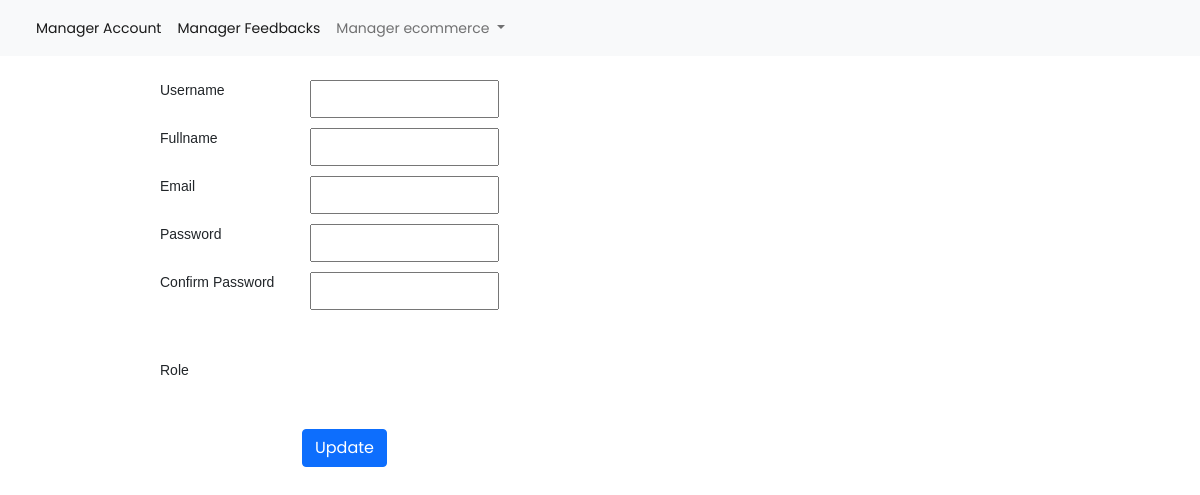
/admin/accounts/edit.php, run on an earlier commit of the app's database.
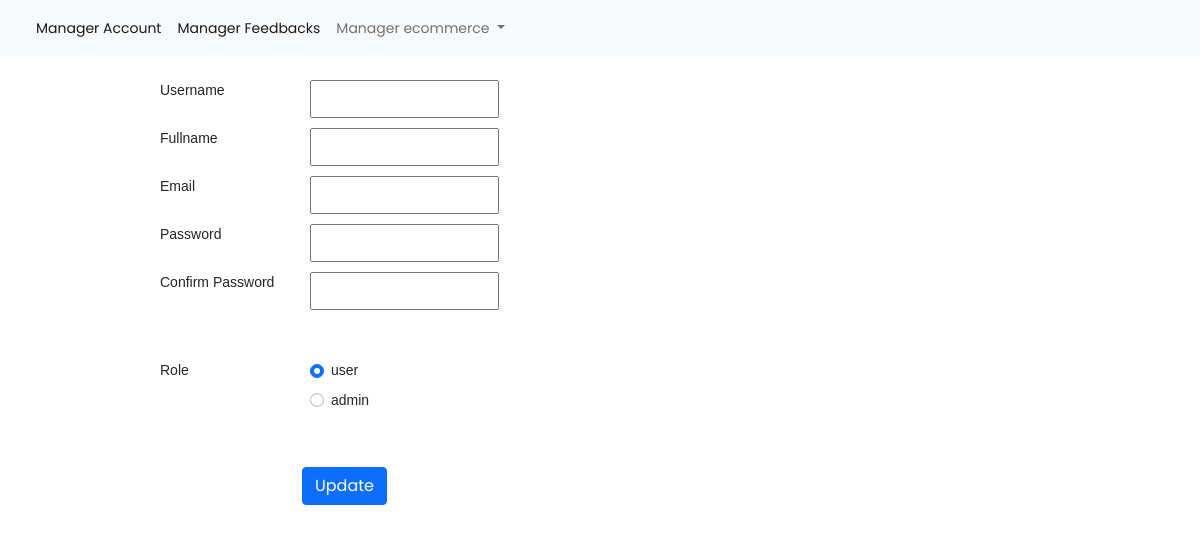
And on a later commit of the database.
### tables this page shows
CREATE TABLE `roles` (
  `id` int(11) NOT NULL,
  `name` varchar(30) NOT NULL
);

### app/models/Template.php (called while the page is built, shortened)
<?php
class Template
{
    public function render($view, $data)
    {
        extract($data);
        include BASE_URL . 'app/views/blocks/' . $view . '.php';
        return ob_get_clean();
    }
}

### admin/accounts/edit.php (called while the page is built, shortened)
<?php
require_once "../../config/database.php";
$template = new Template();
$userModels = new User();
$user = $userModels->getUserById($id);
$roles = $userModels->getAllRoles();
$data = [
  'title' => 'Update account',
  'slot' => $template->render('edit_account', ['roles'=> $roles,'user'=>$user]),
];

### app/models/User.php (called while the page is built, shortened)
<?php
class User extends Database
{
    public function getUserById($id)
    {
        $sql = parent::$connection->prepare("select * from users where id=?");
        $sql->bind_param("i", $id);
        return parent::select($sql)[0];
    }
    public function getAllRoles(){
        $sql = parent::$connection->prepare("select * from roles");
        return parent::select($sql);
    }
}

### app/models/Database.php (called while the page is built, shortened)
<?php
class Database
{
    public static function select($stmt)
    {
        if ($stmt) {
            $stmt->execute();
            return $stmt->get_result()->fetch_all(MYSQLI_ASSOC);
        }
    }
}

### app/views/blocks/edit_account.php (the view, shortened to what this page needs)
<div class="container mt-4" style="display: flex; justify-content: center;">
	<div class="main-content">
		<form id="product-form" method="POST" action="update.php">
			<div class="wrap-field">
				<label>Username</label> <input class="username" type="text" name="username" value="<?= $user['username']?>"  required/>
			</div>
			<div class="wrap-field">
				<label>Fullname</label> <input type="text" name="fullname" value="<?= $user['fullname']?>" required/>
			</div>
			<div class="wrap-field">
				<label>Email</label>
				<input type="email" name="email" class="email" value="<?= $user['email']?>" required/>
			</div>
			<div class="wrap-field">
				<label>Password</label> <input value="<?= $user['password']?>" class="input-password" type="text" name="password" />
			</div>
			<div class="wrap-field">
				<label>Confirm Password</label> <input value="<?= $user['password']?>" class="input-cfpassword" type="text" />
			</div>
			<div class="wrap-field mt-4">
				<label>Role </label>
				<div class="d-flex flex-column box-role">
					<?php foreach($roles as $role): ?>
					<div class="form-check">
						<input class="form-check-input" type="radio" name="role_id" id="flexRadioDefault1" value="<?php echo $role['id'] ?>" <?php echo ($role['id'] == $user['role_id']) ? "checked" : ""?> required>
						<label class="form-check-label" for=""><?php echo $role['name'] ?>
						</label>
					</div>
					<?php endforeach ?>
				</div>
			</div>
			<button class="btn btn-primary my-5 btnAdd" style="margin-left: 142px;">Update</button>
		</form>
	</div>
</div>

What changed in the data, as far as the page shows it:
added roles: role_id "☑", name "user"
added roles: name "admin"
